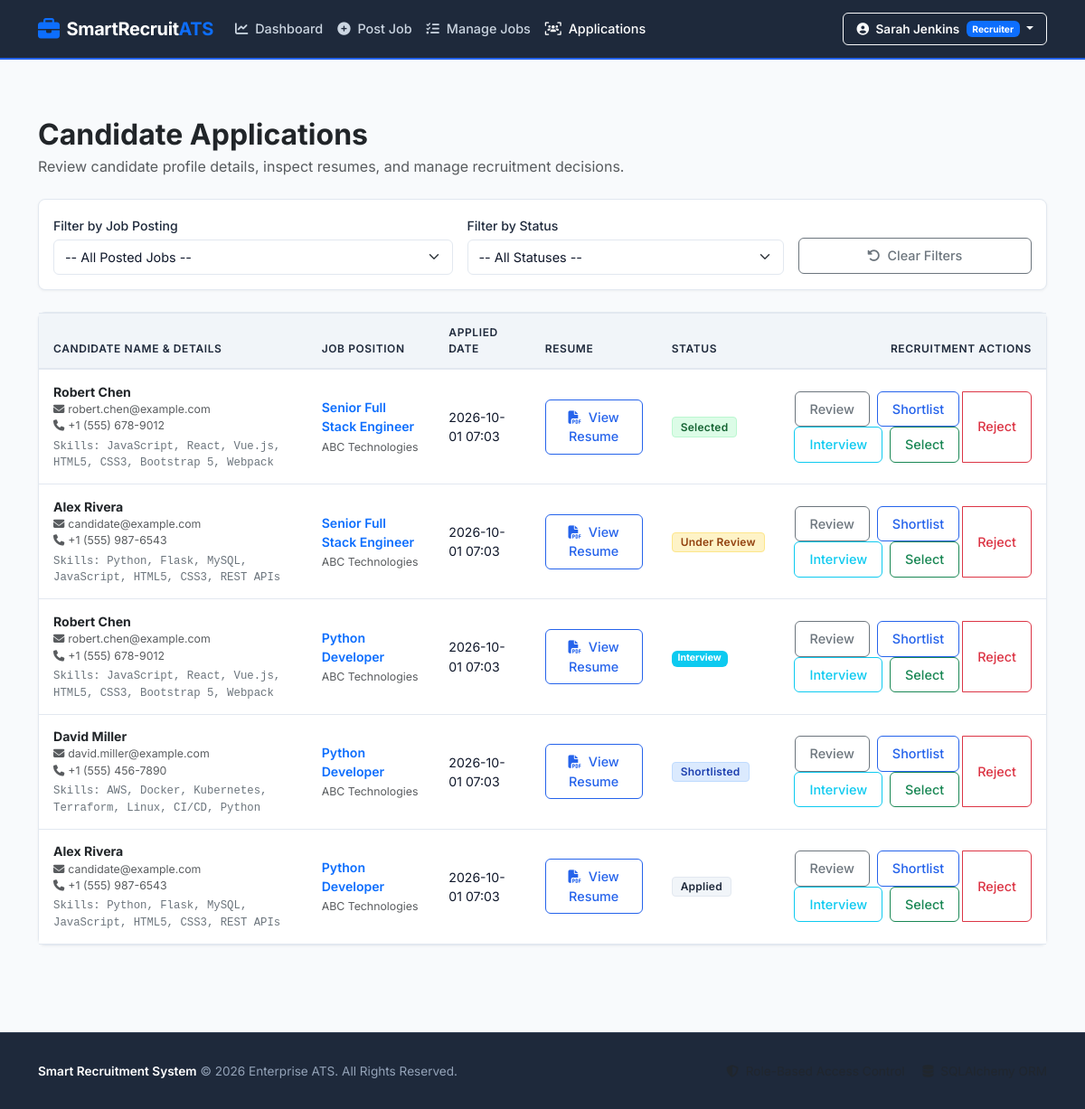
Page /recruiter/applications (signed in) on the committed database.
### models.py (models this page shows, shortened)
class User(UserMixin, db.Model):
    __tablename__ = 'users'
    id = db.Column(db.Integer, primary_key=True)
    full_name = db.Column(db.String(120), nullable=False)
    email = db.Column(db.String(120), unique=True, nullable=False, index=True)
    password_hash = db.Column(db.String(256), nullable=False)
    role = db.Column(db.String(20), nullable=False)  # 'recruiter' or 'candidate'
    company_name = db.Column(db.String(200), nullable=True)
    company_description = db.Column(db.Text, nullable=True)
    company_location = db.Column(db.String(200), nullable=True)
    company_website = db.Column(db.String(300), nullable=True)
    phone = db.Column(db.String(20), nullable=True)
    address = db.Column(db.String(255), nullable=True)
    skills = db.Column(db.Text, nullable=True)
    education = db.Column(db.Text, nullable=True)
    experience = db.Column(db.Text, nullable=True)
    resume_path = db.Column(db.String(255), nullable=True)
    created_at = db.Column(db.DateTime, default=datetime.utcnow)
    posted_jobs = db.relationship('Job', backref='recruiter', lazy=True, cascade="all, delete-orphan")
    applications = db.relationship('Application', backref='candidate', lazy=True, cascade="all, delete-orphan")
    @property
    def is_recruiter(self):
        return self.role == 'recruiter'

class Application(db.Model):
    __tablename__ = 'applications'
    id = db.Column(db.Integer, primary_key=True)
    candidate_id = db.Column(db.Integer, db.ForeignKey('users.id', ondelete='CASCADE'), nullable=False)
    job_id = db.Column(db.Integer, db.ForeignKey('jobs.id', ondelete='CASCADE'), nullable=False)
    resume = db.Column(db.String(255), nullable=False)
    status = db.Column(db.String(30), default='Applied', nullable=False)  # 'Applied', 'Under Review', 'Shortlisted', 'Interview', 'Selected', 'Rejected'
    rejection_reason = db.Column(db.Text, nullable=True)
    applied_date = db.Column(db.DateTime, default=datetime.utcnow)
    updated_at = db.Column(db.DateTime, default=datetime.utcnow, onupdate=datetime.utcnow)
    __table_args__ = (
        db.UniqueConstraint('candidate_id', 'job_id', name='unique_candidate_job_application'),
    )

class Job(db.Model):
    __tablename__ = 'jobs'
    id = db.Column(db.Integer, primary_key=True)
    recruiter_id = db.Column(db.Integer, db.ForeignKey('users.id', ondelete='CASCADE'), nullable=False)
    title = db.Column(db.String(150), nullable=False)
    company = db.Column(db.String(150), nullable=False)
    location = db.Column(db.String(100), nullable=False)
    employment_type = db.Column(db.String(50), nullable=False)  # e.g., Full-time, Part-time, Contract, Remote, Internship
    salary = db.Column(db.String(100), nullable=False)
    experience = db.Column(db.String(50), nullable=False)
    skills = db.Column(db.Text, nullable=False)
    description = db.Column(db.Text, nullable=False)
    last_date = db.Column(db.Date, nullable=False)
    openings = db.Column(db.Integer, default=1, nullable=False)
    is_active = db.Column(db.Boolean, default=True, nullable=False)
    created_at = db.Column(db.DateTime, default=datetime.utcnow)
    applications = db.relationship('Application', backref='job', lazy=True, cascade="all, delete-orphan")
    @property
    def display_company(self):
        if self.recruiter and self.recruiter.company_name:
            return self.recruiter.company_name
        return self.company

### routes.py (the view)
@main.route('/recruiter/applications')
@recruiter_required
def view_applications():
    recruiter_jobs = Job.query.filter_by(recruiter_id=current_user.id).all()
    job_ids = [j.id for j in recruiter_jobs]
    job_id_filter = request.args.get('job_id', type=int)
    status_filter = request.args.get('status', '').strip()
    query = Application.query.filter(Application.job_id.in_(job_ids)) if job_ids else Application.query.filter(False)
    if job_id_filter:
        query = query.filter(Application.job_id == job_id_filter)
    if status_filter:
        query = query.filter(Application.status == status_filter)
    applications = query.order_by(Application.applied_date.desc()).all()
    return render_template('recruiter/view_applications.html',
                           applications=applications,
                           recruiter_jobs=recruiter_jobs,
                           selected_job_id=job_id_filter,
                           selected_status=status_filter)

### templates/recruiter/view_applications.html (shortened to what this page needs)
{% extends "base.html" %}
{% block content %}
<div class="container py-4">
  <div class="d-flex justify-content-between align-items-center mb-4">
    <div>
      <h2 class="fw-bold text-dark mb-1">Candidate Applications</h2>
      <p class="text-muted mb-0">Review candidate profile details, inspect resumes, and manage recruitment decisions.</p>
    </div>
  </div>
  <div class="card card-corporate mb-4">
    <div class="card-body p-3">
      <form method="GET" action="{{ url_for('main.view_applications') }}" class="row g-3 align-items-center">
        <div class="col-md-5">
          <label for="job_id" class="form-label mb-1">Filter by Job Posting</label>
          <select name="job_id" id="job_id" class="form-select" onchange="this.form.submit()">
            <option value="">-- All Posted Jobs --</option>
          </select>
        </div>
        <div class="col-md-4">
          <label for="status" class="form-label mb-1">Filter by Status</label>
          <select name="status" id="status" class="form-select" onchange="this.form.submit()">
            <option value="">-- All Statuses --</option>
          </select>
        </div>
        <div class="col-md-3 d-flex align-items-end">
          <a href="{{ url_for('main.view_applications') }}" class="btn btn-outline-secondary w-100 mt-4">
            <i class="fa-solid fa-rotate-left me-1"></i> Clear Filters
          </a>
        </div>
      </form>
    </div>
  </div>
  <div class="card card-corporate">
    <div class="card-body p-0">
      {% if applications %}
      <div class="table-responsive">
        <table class="table table-enterprise mb-0">
          <thead>
            <tr>
              <th>Candidate Name & Details</th>
              <th>Job Position</th>
              <th>Applied Date</th>
              <th>Resume</th>
              <th>Status</th>
              <th class="text-end">Recruitment Actions</th>
            </tr>
          </thead>
          <tbody>
            {% for app in applications %}
            <tr>
              <td>
                <div class="fw-bold text-dark">{{ app.candidate.full_name }}</div>
                <small class="text-muted d-block"><i class="fa-solid fa-envelope me-1"></i>{{ app.candidate.email }}</small>
                {% if app.candidate.phone %}
                  <small class="text-muted d-block"><i class="fa-solid fa-phone me-1"></i>{{ app.candidate.phone }}</small>
                {% endif %}
                {% if app.candidate.skills %}
                  <small class="text-secondary d-block mt-1 font-monospace">Skills: {{ app.candidate.skills }}</small>
                {% endif %}
              </td>
              <td>
                <div class="fw-semibold text-primary">{{ app.job.title }}</div>
                <small class="text-muted">{{ app.job.display_company }}</small>
              </td>
              <td>{{ app.applied_date.strftime('%Y-%m-%d %H:%M') }}</td>
              <td>
                {% if app.resume %}
                  <a href="{{ url_for('main.download_resume', filename=app.resume) }}" target="_blank" class="btn btn-sm btn-outline-primary">
                    <i class="fa-solid fa-file-pdf me-1"></i> View Resume
                  </a>
                {% else %}
                  <span class="badge bg-secondary">No Resume</span>
                {% endif %}
              </td>
              <td>
                {% if app.status == 'Applied' %}
                  <span class="badge badge-status badge-job-type">Applied</span>
                {% elif app.status == 'Under Review' %}
                  <span class="badge badge-status badge-pending">Under Review</span>
                {% elif app.status == 'Shortlisted' %}
                  <span class="badge badge-status badge-shortlisted">Shortlisted</span>
                {% elif app.status == 'Interview' %}
                  <span class="badge bg-info text-white">Interview</span>
                {% elif app.status == 'Selected' %}
                  <span class="badge badge-status badge-selected">Selected</span>
                {% elif app.status == 'Rejected' %}
                  <span class="badge badge-status badge-rejected">Rejected</span>
                {% else %}
                  <span class="badge bg-light text-dark">{{ app.status }}</span>
                {% endif %}
              </td>
              <td class="text-end">
                <div class="btn-group btn-group-sm">
                  <form method="POST" action="{{ url_for('main.update_application_status', app_id=app.id, job_id=selected_job_id) }}" class="d-inline-block">
                    <button type="submit" name="status" value="Under Review" class="btn btn-outline-secondary btn-sm me-1" title="Move to Under Review">Review</button>
                    <button type="submit" name="status" value="Shortlisted" class="btn btn-outline-primary btn-sm me-1" title="Shortlist Candidate">Shortlist</button>
                    <button type="submit" name="status" value="Interview" class="btn btn-outline-info btn-sm me-1" title="Invite to Interview">Interview</button>
                    <button type="submit" name="status" value="Selected" class="btn btn-outline-success btn-sm me-1" title="Select Candidate">Select</button>
                  </form>
                  <button type="button" class="btn btn-outline-danger btn-sm"
                          data-bs-toggle="modal"
                          data-bs-target="#rejectionReasonModal"
                          data-app-id="{{ app.id }}"
                          data-candidate-name="{{ app.candidate.full_name }}">
                    Reject
                  </button>
                </div>
              </td>
            </tr>
            {% endfor %}
          </tbody>
        </table>
      </div>
      {% else %}
      <div class="text-center py-5">
        <i class="fa-solid fa-users-slash fs-1 text-muted mb-3 d-block"></i>
        <h5 class="fw-semibold text-dark">No Candidate Applications Found</h5>
        <p class="text-muted mb-0">No job applications match the selected filter criteria.</p>
      </div>
      {% endif %}
    </div>
  </div>
</div>
{% endblock %}

### templates/base.html (shortened to what this page needs)
<!DOCTYPE html>
<html lang="en">
<head>
  <link href="https://cdn.jsdelivr.net/npm/bootstrap@5.3.3/dist/css/bootstrap.min.css" rel="stylesheet">
  <link rel="stylesheet" href="https://cdnjs.cloudflare.com/ajax/libs/font-awesome/6.5.1/css/all.min.css">
  <link rel="stylesheet" href="{{ url_for('static', filename='css/custom.css') }}">
</head>
<body>
  <nav class="navbar navbar-expand-lg navbar-dark navbar-enterprise sticky-top">
    <div class="container">
      <a class="navbar-brand d-flex align-items-center gap-2" href="{{ url_for('main.home') }}">
        <i class="fa-solid fa-briefcase text-primary fs-4"></i>
        <span>SmartRecruit<span class="text-primary">ATS</span></span>
      </a>
      <div class="collapse navbar-collapse" id="enterpriseNavbar">
        <ul class="navbar-nav me-auto mb-2 mb-lg-0">
          {% if current_user.is_authenticated %}
            {% if current_user.is_recruiter %}
              <li class="nav-item">
                <a class="nav-link {% if request.endpoint == 'main.recruiter_dashboard' %}active{% endif %}" href="{{ url_for('main.recruiter_dashboard') }}">
                  <i class="fa-solid fa-chart-line me-1"></i> Dashboard
                </a>
              </li>
              <li class="nav-item">
                <a class="nav-link {% if request.endpoint == 'main.post_job' %}active{% endif %}" href="{{ url_for('main.post_job') }}">
                  <i class="fa-solid fa-plus-circle me-1"></i> Post Job
                </a>
              </li>
              <li class="nav-item">
                <a class="nav-link {% if request.endpoint == 'main.manage_jobs' %}active{% endif %}" href="{{ url_for('main.manage_jobs') }}">
                  <i class="fa-solid fa-list-check me-1"></i> Manage Jobs
                </a>
              </li>
              <li class="nav-item">
                <a class="nav-link {% if request.endpoint == 'main.view_applications' %}active{% endif %}" href="{{ url_for('main.view_applications') }}">
                  <i class="fa-solid fa-users-viewfinder me-1"></i> Applications
                </a>
              </li>
            {% endif %}
          {% else %}
            <li class="nav-item">
              <a class="nav-link {% if request.endpoint == 'main.home' %}active{% endif %}" href="{{ url_for('main.home') }}">
                <i class="fa-solid fa-house me-1"></i> Home
              </a>
            </li>
          {% endif %}
        </ul>
        <div class="d-flex align-items-center gap-2">
          {% if current_user.is_authenticated %}
            <div class="dropdown">
              <button class="btn btn-outline-light dropdown-toggle btn-nav-action" type="button" id="userMenuBtn" data-bs-toggle="dropdown" aria-expanded="false">
                <i class="fa-solid fa-circle-user me-1"></i> {{ current_user.full_name }}
                <span class="badge bg-primary text-white ms-1 text-capitalize">{{ current_user.role }}</span>
              </button>
            </div>
          {% endif %}
        </div>
      </div>
    </div>
  </nav>
  <main class="content-wrapper">
    {% block content %}{% endblock %}
  </main>
  <footer class="footer-enterprise">
    <div class="container">
      <div class="row align-items-center">
        <div class="col-md-6 text-center text-md-start mb-2 mb-md-0">
          <span class="fw-semibold text-white">Smart Recruitment System</span> &copy; 2026 Enterprise ATS. All Rights Reserved.
        </div>
        <div class="col-md-6 text-center text-md-end">
          <span class="text-muted me-3"><i class="fa-solid fa-shield-halved me-1"></i> Role-Based Access Control</span>
          <span class="text-muted"><i class="fa-solid fa-database me-1"></i> SQLAlchemy ORM</span>
        </div>
      </div>
    </div>
  </footer>
</body>
</html>

### rows in the picture
User: full_name "Sarah Jenkins", role "Recruiter"
Application: candidate.full_name "Robert Chen", candidate.email "robert.chen@example.com", candidate.phone "+1 (555) 678-9012", candidate.skills "JavaScript, React, Vue.js, HTML5, CSS3, Bootstrap 5, Webpack", job "Senior Full Stack Engineer", job.display_company "ABC Technologies", applied_date "2026-10-01 07:03", status "Selected"
Application: candidate.full_name "Alex Rivera", candidate.email "candidate@example.com", candidate.phone "+1 (555) 987-6543", candidate.skills "Python, Flask, MySQL, JavaScript, HTML5, CSS3, REST APIs", job "Senior Full Stack Engineer", job.display_company "ABC Technologies", applied_date "2026-10-01 07:03", status "Under Review"
Application: candidate.full_name "Robert Chen", candidate.email "robert.chen@example.com", candidate.phone "+1 (555) 678-9012", candidate.skills "JavaScript, React, Vue.js, HTML5, CSS3, Bootstrap 5, Webpack", job "Python Developer", job.display_company "ABC Technologies", applied_date "2026-10-01 07:03", status "Interview"
Application: candidate.full_name "David Miller", candidate.email "david.miller@example.com", candidate.phone "+1 (555) 456-7890", candidate.skills "AWS, Docker, Kubernetes, Terraform, Linux, CI/CD, Python", job "Python Developer", job.display_company "ABC Technologies", applied_date "2026-10-01 07:03", status "Shortlisted"
Application: candidate.full_name "Alex Rivera", candidate.email "candidate@example.com", candidate.phone "+1 (555) 987-6543", candidate.skills "Python, Flask, MySQL, JavaScript, HTML5, CSS3, REST APIs", job "Python Developer", job.display_company "ABC Technologies", applied_date "2026-10-01 07:03", status "Applied"
